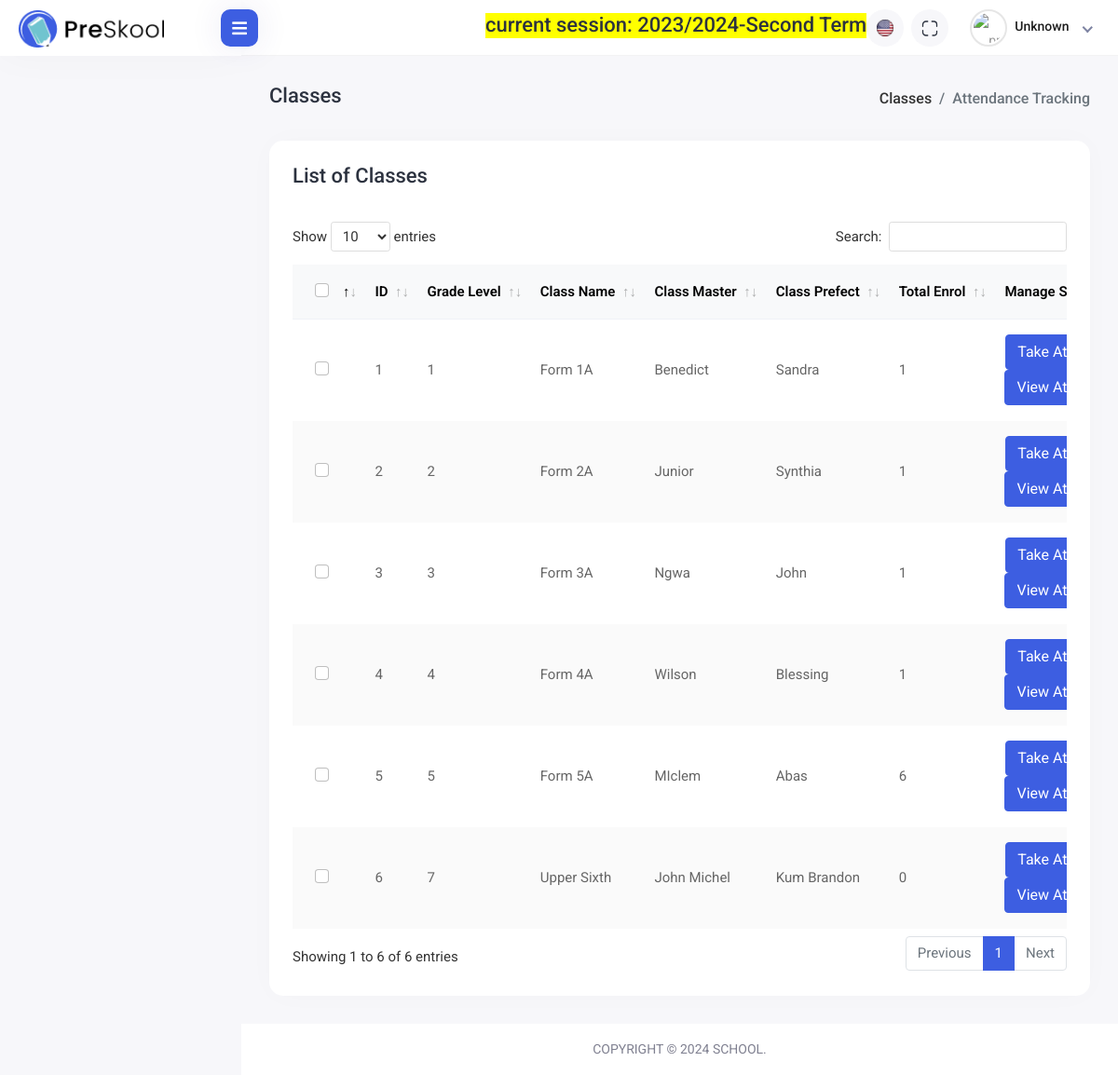
/attendance/attendance-class-list/, run on the app's committed database.
### apps/terms/models.py (models this page shows, shortened)
class AcademicYear(TimeStampedUUIDModel):
    name = models.CharField(verbose_name=_("Academic Year"), max_length=100)
    start_date = models.DateField(verbose_name=_("Start Date"))
    end_date = models.DateField(verbose_name=_("End Date"), blank=True, null=True)
    is_current = models.BooleanField(default=False)

class Term(TimeStampedUUIDModel):
    term = models.CharField(
        verbose_name=_("Session"),
        max_length=20,
        choices=TermChoices.choices,
        default=TermChoices.FIRST_TERM,
    )
    academic_year = models.ForeignKey(AcademicYear, on_delete=models.CASCADE)
    is_current = models.BooleanField(default=False)

### apps/students/models.py (models this page shows, shortened)
class Class(TimeStampedUUIDModel):
    class_name = models.CharField(verbose_name=_("Class Name"), max_length=200)
    grade_level = models.CharField(verbose_name=_("Class Level"), max_length=200)
    class_master = models.CharField(
        verbose_name=_("Class Master"), max_length=200, blank=True, null=True
    )
    class_prefect = models.CharField(
        verbose_name=_("Class Prefect"), max_length=200, blank=True, null=True
    )
    pass_avg = models.IntegerField(default=10)
    best_subject = models.CharField(max_length=255, blank=True, null=True)
    worst_subject = models.CharField(max_length=255, blank=True, null=True)
    class_code = models.CharField(max_length=10, blank=True, null=True)
    def get_total_girls(self):
        total_female_students_qs = self.students.filter(gender="Female").aggregate(
            total_female_students=Count("id")
        )
        return total_female_students_qs["total_female_students"]
    def get_total_boys(self):
        total_male_students_qs = self.students.filter(gender="Male").aggregate(
            total_male_students=Count("id")
        )
        return total_male_students_qs["total_male_students"]
    def get_total_enrol(self):
        return self.get_total_boys() + self.get_total_girls()
    @property
    def get_total_template_enrol(self):
        return self.get_total_enrol()

### apps/attendance/views.py (the view)
def attendance_class_list_view(request):
    classes = Class.objects.all()
    template_name = "attendance/attendance-class-list.html"
    context = {
        "section": "attendance",
        "classes": classes,
    }
    return render(request, template_name, context)

### apps/terms/templatetags/session_tags.py (called while the page is built)
@register.simple_tag
def current_working_session():
    current_year = AcademicYear.objects.filter(is_current=True)
    if current_year.exists():
        current_year = current_year.first()
        current_terms = Term.objects.filter(is_current=True, academic_year=current_year)
        if current_terms.exists():
            current_term = current_terms.first()
            info = f"current session: {current_year.name}-{current_term.term}"
            return info
        return None
    else:
        return None

### templates/attendance/attendance-class-list.html (shortened to what this page needs)
{% extends 'base.html' %}
{% load static %}
{% block stylelinks %}
<link rel="stylesheet" href="{% static 'assets/plugins/datatables/datatables.min.css' %}">
{% endblock stylelinks %}
{% block content %}
<div class="content container-fluid">
    <div class="page-header">
        <div class="row">
            <div class="col-sm-12">
                <div class="page-sub-header">
                    <h3 class="page-title">Classes</h3>
                    <ul class="breadcrumb">
                        <li class="breadcrumb-item"><a href="{% url 'class-list' %}">Classes</a></li>
                        <li class="breadcrumb-item active">Attendance Tracking</li>
                    </ul>
                </div>
            </div>
        </div>
    </div>
    <div class="row">
        <div class="col-sm-12">
            <div class="card card-table comman-shadow">
                <div class="card-body">
                    <div class="page-header">
                        <div class="row align-items-center">
                            <div class="col">
                                <h3 class="page-title">List of Classes</h3>
                            </div>
                        </div>
                    </div>
                    <div class="table-responsive">
                        <table
                            class="table border-0 star-student table-hover table-center mb-0 datatable table-striped">
                            <thead class="student-thread">
                                <tr>
                                    <th>
                                        <div class="form-check check-tables">
                                            <input class="form-check-input" type="checkbox"
                                                value="something">
                                        </div>
                                    </th>
                                    <th>ID</th>
                                    <th>Grade Level</th>
                                    <th>Class Name</th>
                                    <th>Class Master</th>
                                    <th>Class Prefect</th>
                                    <th>Total Enrol</th>
                                    <th>Manage Subjects</th>
                                </tr>
                            </thead>
                            <tbody>
                                {% for class in classes %}
                                    <tr>
                                        <td>
                                            <div class="form-check check-tables">
                                                <input class="form-check-input" type="checkbox"
                                                    value="something">
                                            </div>
                                        </td>
                                        <td>{{forloop.counter}}</td>
                                        <td>{{class.grade_level}}</td>
                                        <td>{{class.class_name}}</td>
                                        <td>{{ class.class_master }}</td>
                                        <td>{{ class.class_prefect }}</td>
                                        <td>{{ class.get_total_template_enrol }}</td>
                                        <td>
                                            <div class="col-auto text-end float-end ms-auto download-grp">
                                                <a href="{% url 'attendance:daily_attendance' class_pkid=class.pkid %}" style="color: white;" class="btn btn-outline-primary me-2"> Take Attendance</a>
                                            </div>
                                            <div class="col-auto text-end float-end ms-auto download-grp">
                                                <a href="{% url 'attendance:view_daily_attendance' class_pkid=class.pkid %}" style="color: white;" class="btn btn-outline-primary me-2"> View Attendance</a>
                                            </div>
                                        </td>
                                    </tr>
                                {% endfor %}
                            </tbody>
                        </table>
                    </div>
                </div>
            </div>
        </div>
    </div>
</div>
{% endblock content %}

### templates/utils/header.html (shortened to what this page needs)
{% load static %}
{% load session_tags %}
<div class="header">
    <div class="header-left">
        <a href="index.html" class="logo">
            <img src="{% static 'assets/img/logo.png' %}" alt="Logo">
        </a>
    </div>
    <div class="menu-toggle">
        <a href="javascript:void(0);" id="toggle_btn">
            <i class="fas fa-bars"></i>
        </a>
    </div>
    <ul class="nav user-menu">
        <li><div class="d-none d-sm-block">
            <h3 style="margin-left: 20px; background-color: yellow;" class="page-title text-center">{% current_working_session %}</h3>
        </div> </li>
        <li class="nav-item dropdown noti-dropdown language-drop me-2">
            <a href="#" class="dropdown-toggle nav-link header-nav-list" data-bs-toggle="dropdown">
                <img src="{% static 'assets/img/icons/header-icon-01.svg' %}" alt="">
            </a>
        </li>
        <li class="nav-item zoom-screen me-2">
            <a href="#" class="nav-link header-nav-list win-maximize">
                <img src="{% static 'assets/img/icons/header-icon-04.svg' %}" alt="">
            </a>
        </li>
        <li class="nav-item dropdown has-arrow new-user-menus">
            <a href="#" class="dropdown-toggle nav-link" data-bs-toggle="dropdown">
                <span class="user-img">
                    <img class="rounded-circle" src="{{request.user.get_profile.profile_photo.url}}" width="31"
                        alt="profile picture">
                    <div class="user-text">
                        {% if user.is_authenticated %}
                            <h6>{{user.username | capfirst}}</h6>
                        {% else %}
                            <h6>Unknown</h6>
                        {% endif %}
                    </div>
                </span>
            </a>
        </li>
    </ul>
</div>

### data on the page
AcademicYear: pkid+name "current session: 2023/2024-Second Term"
Class: grade_level "1", class_name "Form 1A", class_master "Benedict", class_prefect "Sandra", get_total_template_enrol "1"
Class: grade_level "2", class_name "Form 2A", class_master "Junior", class_prefect "Synthia", get_total_template_enrol "1"
Class: grade_level "3", class_name "Form 3A", class_master "Ngwa", class_prefect "John", get_total_template_enrol "1"
Class: grade_level "4", class_name "Form 4A", class_master "Wilson", class_prefect "Blessing", get_total_template_enrol "1"
Class: grade_level "5", class_name "Form 5A", class_master "MIclem", class_prefect "Abas", get_total_template_enrol "6"
Class: grade_level "7", class_name "Upper Sixth", class_master "John Michel", class_prefect "Kum Brandon", get_total_template_enrol "0"
